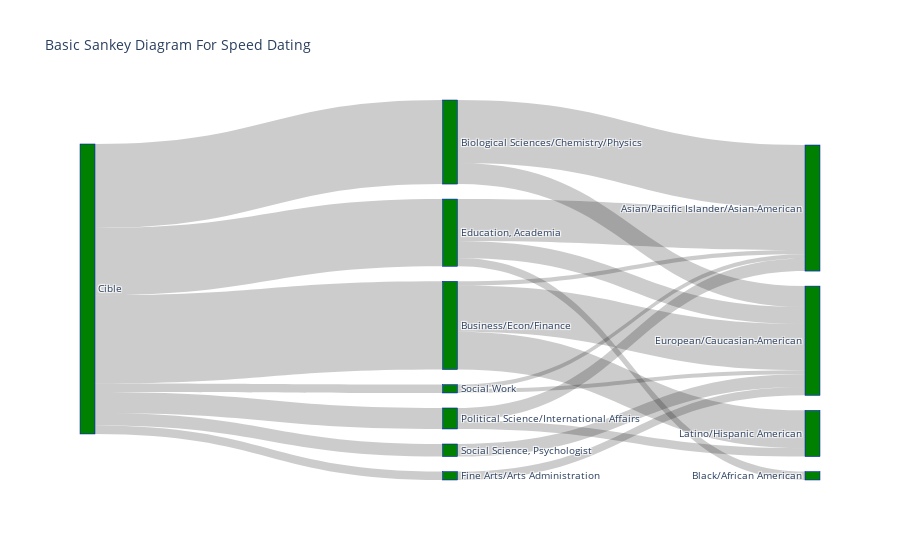

The code cell stored with this chart in its notebook:
### Code cell
fig = go.Figure(data=[go.Sankey(
    node = dict(
      pad = 15,
      thickness = 15,
      line = dict(color = "blue", width = 0.5),
      label = labelIndice,
      color = "green"
    ),
    link = dict(
      source = sourceSankey,
      target = targetSankey,
      value = valueSankey
  ))])

fig.update_layout(title_text="Basic Sankey Diagram For Speed Dating", font_size=10)
fig.show()

### Figure 1 — Plotly figure (JSON) as saved in the notebook; plotly's stock layout.template omitted (floating-point values rounded to 4 significant figures)
{"data": [{"link": {"source": [0, 0, 0, 0, 0, 0, 0, 1, 2, 2, 2, 3, 3, 3, 4, 4, 5, 5, 6, 6, 7], "target": [1, 2, 3, 4, 5, 6, 7, 9, 9, 10, 11, 8, 9, 11, 9, 11, 9, 11, 10, 11, 9], "value": [3, 21, 16, 20, 2, 5, 2, 3, 11, 9, 1, 2, 4, 10, 5, 15, 1, 1, 2, 3, 2]}, "node": {"color": "green", "label": ["Cible", "Social Science, Psychologist", "Business/Econ/Finance", "Education, Academia", "Biological Sciences/Chemistry/Physics", "Social Work", "Political Science/International Affairs", "Fine Arts/Arts Administration", "Black/African American", "European/Caucasian-American", "Latino/Hispanic American", "Asian/Pacific Islander/Asian-American"], "line": {"color": "blue", "width": 0.5}, "pad": 15, "thickness": 15}, "type": "sankey"}], "layout": {"font": {"size": 10}, "title": {"text": "Basic Sankey Diagram For Speed Dating"}}}
